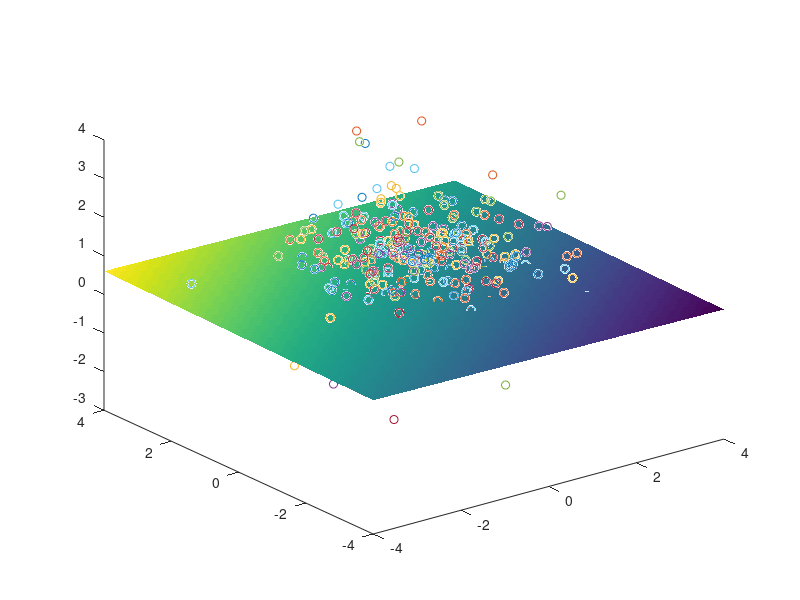

This chart was generated by the following MATLAB code:
%
%Least Squares Fitting of a Plane
%

% plane z = alpha x + beta y + gamma  

alph = 0.1;
beta = 0.2;
gamma = 0.3;

noise  = randn(3,500);
%noise = zeros(3,500);
points = noise;
%points = zeros(3,500);
%disp(points)

for n = 1:500
    
    x = rand;
    y = rand; 
    z = alph * x + beta * y + gamma ;
    
   points(1,n) =  points(1,n) + x;
   points(2,n) =  points(2,n) + y;
   points(3,n) =  points(3,n) + z;

   plot3(points(1,n),points(2,n),points(3,n),'marker','o'); hold on;

end

x = points(1,:);
y = points(2,:);
z = points(3,:);
 
N = 500;

sx = sum(x);
sy = sum(y);
sz = sum(z);
sxx = sum(x.^2);
sxy = sum(x .* y);
syy = sum(y.^2);
sxz = sum(x .* z);
syz = sum(y .* z);

mat = [sxx sxy sx; sxy syy sy; sx sy N];
ans = [sxz syz sz];

mat_1 = mat;
mat_1(:,1) = transpose(ans);
a = det(mat_1)/det(mat);

mat_1 = mat;
mat_1(:,2) = transpose(ans);
b = det(mat_1)/det(mat);

mat_1 = mat;
mat_1(:,3) = transpose(ans);
c = det(mat_1)/det(mat);


fprintf('The true Alpha is %f \n ', alph);
fprintf('The estimate for Alph is %f \n ', a);
fprintf('The Absolute error is %f \n ', abs(alph - a) );

fprintf('The true Beta is %f \n ', beta);
fprintf('The estimate for beta is %f \n ', b);
fprintf('The Absolute error is %f \n ', abs(beta - b));

fprintf('The true Gamma is %f \n ', gamma);
fprintf('The estimate for Alph is %f \n ', c);
fprintf('The Absolute error is %f \n ', abs(gamma - c));


x=-4:.1:4;
[X,Y] = meshgrid(x);

Z = a * X + b * Y + c  ;
surf(X,Y,Z)
shading flat




